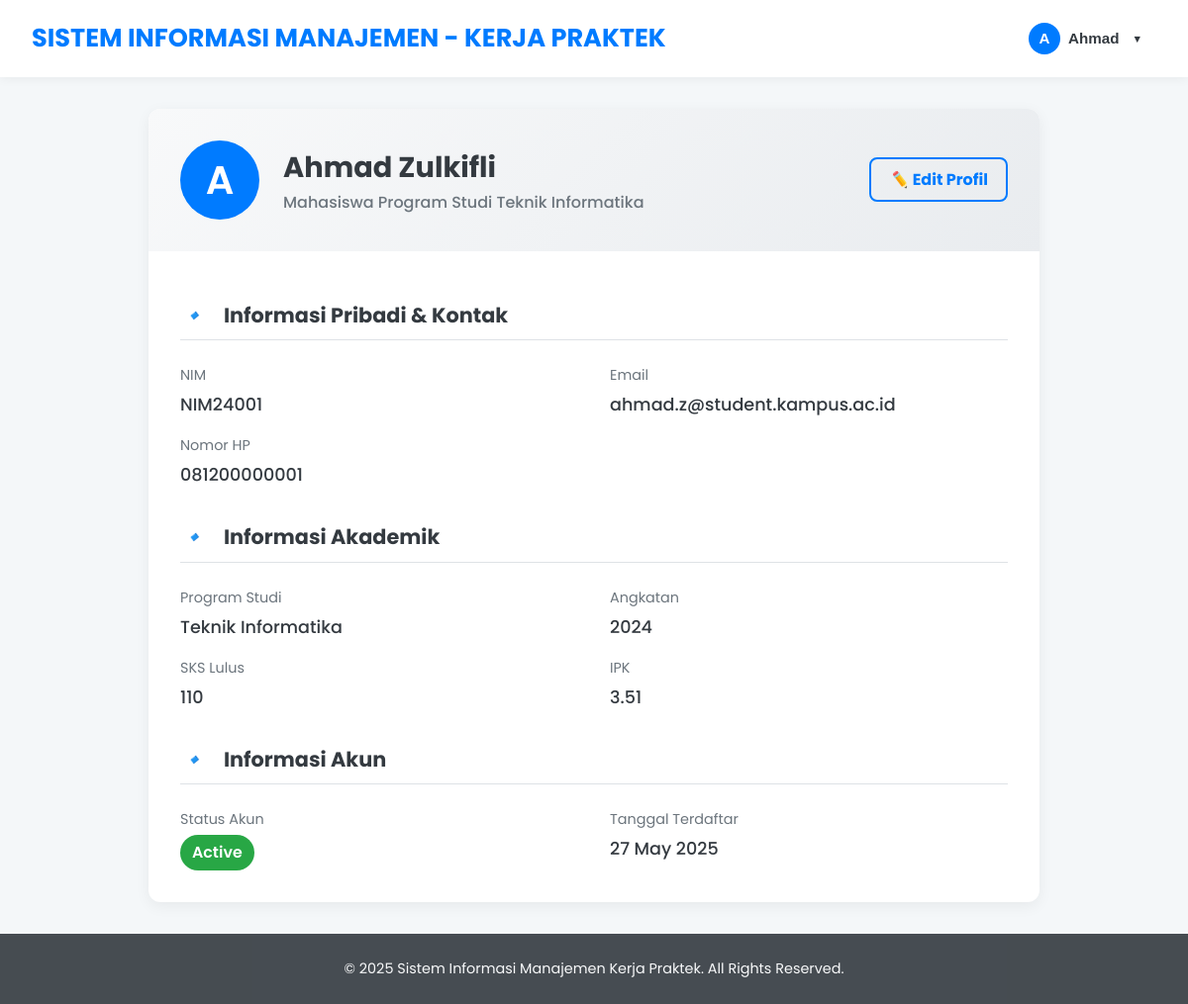
Page /mahasiswa/profil.php (signed in) on the committed database.
### tables this page shows
CREATE TABLE `mahasiswa` (
  `nim` varchar(15) NOT NULL,
  `password` varchar(100) NOT NULL,
  `nama` varchar(100) NOT NULL,
  `email` varchar(100) NOT NULL,
  `no_hp` varchar(20) DEFAULT NULL,
  `prodi` varchar(50) DEFAULT NULL,
  `angkatan` int DEFAULT NULL,
  `ipk` decimal(3,2) DEFAULT '0.00',
  `sks_lulus` int DEFAULT '0',
  `status_akun` enum('pending_verification','active','suspended') DEFAULT 'pending_verification',
  `created_at` timestamp NOT NULL DEFAULT CURRENT_TIMESTAMP,
  `updated_at` timestamp NOT NULL DEFAULT CURRENT_TIMESTAMP ON UPDATE CURRENT_TIMESTAMP
);

### mahasiswa/profil.php (the view, shortened to what this page needs)
<?php
$nim_mahasiswa = $_SESSION['user_id'];
require_once '../config/db_connect.php';
$mahasiswa_data = null;
$error_db = '';
if ($conn) {
    $sql = "SELECT nim, nama, email, no_hp, prodi, angkatan, status_akun, created_at, ipk, sks_lulus FROM mahasiswa WHERE nim = ? LIMIT 1";
    $stmt = $conn->prepare($sql);
    if ($stmt) {
        $stmt->bind_param("s", $nim_mahasiswa);
        $stmt->execute();
        $result = $stmt->get_result();
        if ($result->num_rows === 1) {
            $mahasiswa_data = $result->fetch_assoc();
        } else {
            $error_db = "Data profil tidak ditemukan.";
        }
    } else {
        $error_db = "Gagal menyiapkan query: " . $conn->error;
    }
} else {
    $error_db = "Gagal terhubung ke database.";
}
require_once '../includes/header.php';
?>
<div class="main-content-full">
    <div class="profile-page-container">
        <?php if (is_array($mahasiswa_data)): ?>
            <div class="profile-card">
                <div class="profile-card-header">
                    <div class="profile-avatar">
                        <?php echo strtoupper(substr($mahasiswa_data['nama'], 0, 1)); ?>
                    </div>
                    <div class="profile-name-role">
                        <h2><?php echo htmlspecialchars($mahasiswa_data['nama']); ?></h2>
                        <p>Mahasiswa Program Studi <?php echo htmlspecialchars($mahasiswa_data['prodi']); ?></p>
                    </div>
                    <a href="/KP/mahasiswa/profil_edit.php" class="btn btn-primary-outline">
                        <i class="icon-pencil"></i> Edit Profil
                    </a>
                </div>
                <div class="profile-card-body">
                    <div class="details-section">
                        <h3><i class="icon-detail"></i>Informasi Pribadi & Kontak</h3>
                        <div class="details-grid">
                            <div class="detail-item"><span class="detail-label">NIM</span><span class="detail-value"><?php echo htmlspecialchars($mahasiswa_data['nim']); ?></span></div>
                            <div class="detail-item"><span class="detail-label">Email</span><span class="detail-value"><?php echo htmlspecialchars($mahasiswa_data['email']); ?></span></div>
                            <div class="detail-item"><span class="detail-label">Nomor HP</span><span class="detail-value"><?php echo htmlspecialchars($mahasiswa_data['no_hp'] ?: '-'); ?></span></div>
                        </div>
                    </div>
                    <div class="details-section">
                        <h3><i class="icon-detail"></i>Informasi Akademik</h3>
                        <div class="details-grid">
                            <div class="detail-item"><span class="detail-label">Program Studi</span><span class="detail-value"><?php echo htmlspecialchars($mahasiswa_data['prodi']); ?></span></div>
                            <div class="detail-item"><span class="detail-label">Angkatan</span><span class="detail-value"><?php echo htmlspecialchars($mahasiswa_data['angkatan']); ?></span></div>
                            <div class="detail-item"><span class="detail-label">SKS Lulus</span><span class="detail-value"><?php echo htmlspecialchars($mahasiswa_data['sks_lulus'] ?? '0'); ?></span></div>
                            <div class="detail-item"><span class="detail-label">IPK</span><span class="detail-value"><?php echo htmlspecialchars(number_format($mahasiswa_data['ipk'] ?? 0, 2)); ?></span></div>
                        </div>
                    </div>
                     <div class="details-section">
                        <h3><i class="icon-detail"></i>Informasi Akun</h3>
                        <div class="details-grid">
                            <div class="detail-item">
                                <span class="detail-label">Status Akun</span>
                                <span class="detail-value">
                                    <span class="status-badge status-<?php echo strtolower(htmlspecialchars($mahasiswa_data['status_akun'])); ?>">
                                        <?php echo ucfirst(str_replace('_', ' ', htmlspecialchars($mahasiswa_data['status_akun']))); ?>
                                    </span>
                                </span>
                            </div>
                            <div class="detail-item"><span class="detail-label">Tanggal Terdaftar</span><span class="detail-value"><?php echo date("d F Y", strtotime($mahasiswa_data['created_at'])); ?></span></div>
                        </div>
                    </div>
                </div>
            </div>
        <?php elseif(empty($error_db)): ?>
            <div class="message info"><p>Memuat data profil...</p></div>
        <?php endif; ?>
    </div>
</div>
<?php
require_once '../includes/footer.php';
?>

### includes/header.php (style rules this page uses)
:root { --primary-color: #007BFF; --primary-hover: #0056b3; --secondary-color: #6c757d; --dark-color: #343a40; --light-color: #f8f9fa; --background-color: #f4f7f9; --text-color: #333; --border-color: #dee2e6; --card-shadow: 0 4px 15px rgba(0,0,0,0.06); --border-radius: 12px; }
* { box-sizing: border-box; }
body, h1, h2, h3, h4, h5, h6, p, ul, ol { margin: 0; padding: 0; }
body { font-family: 'Poppins', sans-serif; line-height: 1.6; background-color: var(--background-color); color: var(--text-color); display: flex; flex-direction: column; min-height: 100vh; }

### mahasiswa/profil.php (style rules this page uses)
.icon-pencil::before { content: "✏️ "; }
.icon-detail::before { content: "🔹"; margin-right: 8px; }
.main-content-full { padding: 2rem; }
.profile-page-container { max-width: 900px; margin: auto; }
.profile-card { background-color: #fff; border-radius: var(--border-radius); box-shadow: var(--card-shadow); overflow: hidden; }
.profile-card-header { background: linear-gradient(135deg, #f8f9fa, #e9ecef); padding: 2rem; display: flex; align-items: center; gap: 1.5rem; }
.profile-avatar { width: 80px; height: 80px; border-radius: 50%; background-color: var(--primary-color); color: white; display: flex; align-items: center; justify-content: center; font-size: 2.5em; font-weight: 600; flex-shrink: 0; }
.profile-name-role { flex-grow: 1; }
.profile-name-role h2 { margin: 0; font-size: 1.8em; color: var(--dark-color); }
.profile-name-role p { margin: 0; color: var(--secondary-color); font-weight: 500; }
.btn.btn-primary-outline { color: var(--primary-color); background-color: transparent; border: 2px solid var(--primary-color); font-weight: bold; padding: 8px 18px; border-radius: 8px; text-decoration: none; transition: all 0.3s ease; }
.profile-card-body { padding: 1rem 2rem 2rem; }
.details-section { margin-top: 2rem; }
.details-section h3 { font-size: 1.3em; color: var(--dark-color); margin-bottom: 1.5rem; padding-bottom: 0.5rem; border-bottom: 1px solid var(--border-color); display: flex; align-items: center; gap: 10px; }
.details-grid { display: grid; grid-template-columns: repeat(auto-fit, minmax(300px, 1fr)); gap: 1rem 2rem; }
.detail-item { display: flex; flex-direction: column; gap: 0.25rem; }
.detail-label { font-size: 0.9em; color: var(--secondary-color); }
.detail-value { font-size: 1.1em; font-weight: 500; color: var(--dark-color); }
.status-badge { padding: 5px 12px; border-radius: 20px; font-size: 0.9em; font-weight: 600; color: #fff; display: inline-block; }
.status-active { background-color: #28a745; }

### rows in the picture
mahasiswa: nama "A", nama "Ahmad Zulkifli", prodi "Teknik Informatika", nim "NIM24001", email "ahmad.z@student.kampus.ac.id", no_hp "081200000001", angkatan "2024", sks_lulus "110", ipk "3.51", status_akun "Active", created_at "27 May 2025"

### other values in the picture
substr($user_nama, 0, 1) "A"
explode(' ', $user_nama)[0] "Ahmad"
